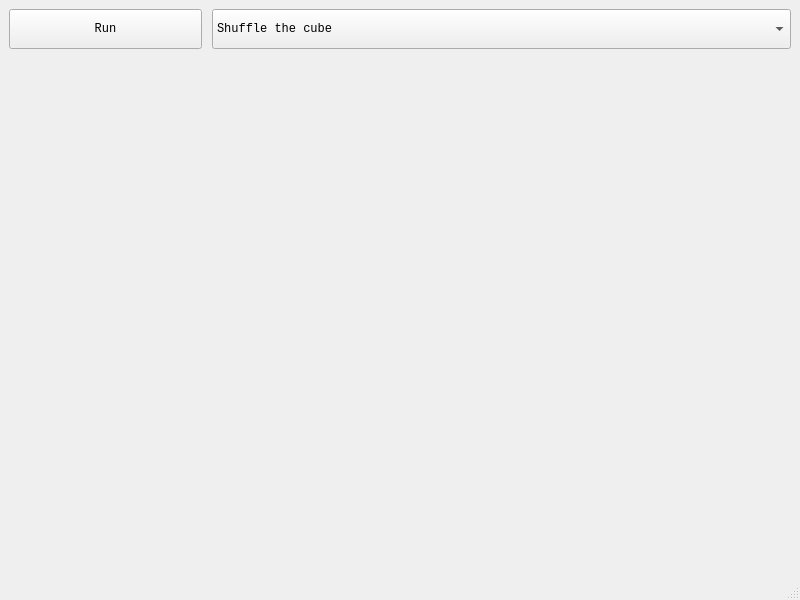
<?xml version="1.0" encoding="UTF-8"?>
<ui version="4.0">
 <class>MainWindow</class>
 <widget class="QMainWindow" name="MainWindow">
  <property name="geometry">
   <rect>
    <x>0</x>
    <y>0</y>
    <width>800</width>
    <height>600</height>
   </rect>
  </property>
  <property name="windowTitle">
   <string>MainWindow</string>
  </property>
  <widget class="QWidget" name="centralwidget">
   <layout class="QVBoxLayout" name="verticalLayout_2">
    <item>
     <layout class="QVBoxLayout" name="verticalLayout">
      <property name="spacing">
       <number>10</number>
      </property>
      <item>
       <widget class="QWidget" name="widget" native="true">
        <property name="sizePolicy">
         <sizepolicy hsizetype="Preferred" vsizetype="Preferred">
          <horstretch>0</horstretch>
          <verstretch>1</verstretch>
         </sizepolicy>
        </property>
        <layout class="QHBoxLayout" name="horizontalLayout_2">
         <property name="spacing">
          <number>10</number>
         </property>
         <property name="leftMargin">
          <number>0</number>
         </property>
         <property name="topMargin">
          <number>0</number>
         </property>
         <property name="rightMargin">
          <number>0</number>
         </property>
         <property name="bottomMargin">
          <number>0</number>
         </property>
         <item>
          <widget class="QPushButton" name="run_cmd">
           <property name="sizePolicy">
            <sizepolicy hsizetype="Minimum" vsizetype="Minimum">
             <horstretch>1</horstretch>
             <verstretch>0</verstretch>
            </sizepolicy>
           </property>
           <property name="minimumSize">
            <size>
             <width>120</width>
             <height>40</height>
            </size>
           </property>
           <property name="font">
            <font>
             <family>Consolas</family>
            </font>
           </property>
           <property name="text">
            <string>Run</string>
           </property>
          </widget>
         </item>
         <item>
          <widget class="QComboBox" name="select_cmd">
           <property name="sizePolicy">
            <sizepolicy hsizetype="Minimum" vsizetype="Minimum">
             <horstretch>3</horstretch>
             <verstretch>0</verstretch>
            </sizepolicy>
           </property>
           <property name="minimumSize">
            <size>
             <width>360</width>
             <height>40</height>
            </size>
           </property>
           <property name="font">
            <font>
             <family>Consolas</family>
            </font>
           </property>
           <item>
            <property name="text">
             <string>Shuffle the cube</string>
            </property>
           </item>
           <item>
            <property name="text">
             <string>Reset the cube</string>
            </property>
           </item>
           <item>
            <property name="text">
             <string>Restore the cube</string>
            </property>
           </item>
           <item>
            <property name="text">
             <string>Reload the program</string>
            </property>
           </item>
          </widget>
         </item>
        </layout>
       </widget>
      </item>
      <item>
       <widget class="QWidget" name="_3d_widget" native="true">
        <property name="sizePolicy">
         <sizepolicy hsizetype="Preferred" vsizetype="Preferred">
          <horstretch>0</horstretch>
          <verstretch>14</verstretch>
         </sizepolicy>
        </property>
       </widget>
      </item>
     </layout>
    </item>
   </layout>
  </widget>
  <widget class="QStatusBar" name="statusbar"/>
 </widget>
 <resources/>
 <connections/>
</ui>
